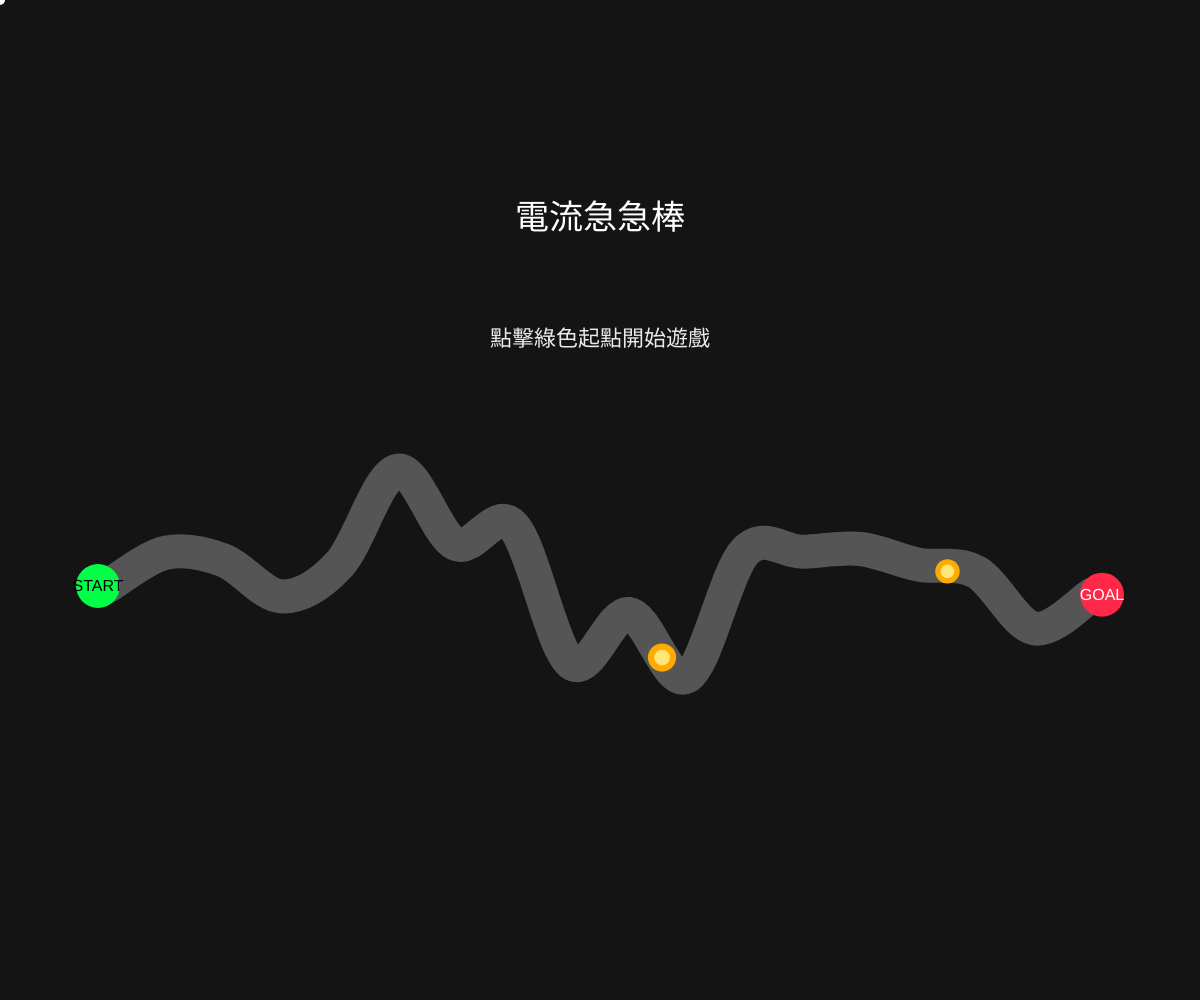
Frame 1 (no input)
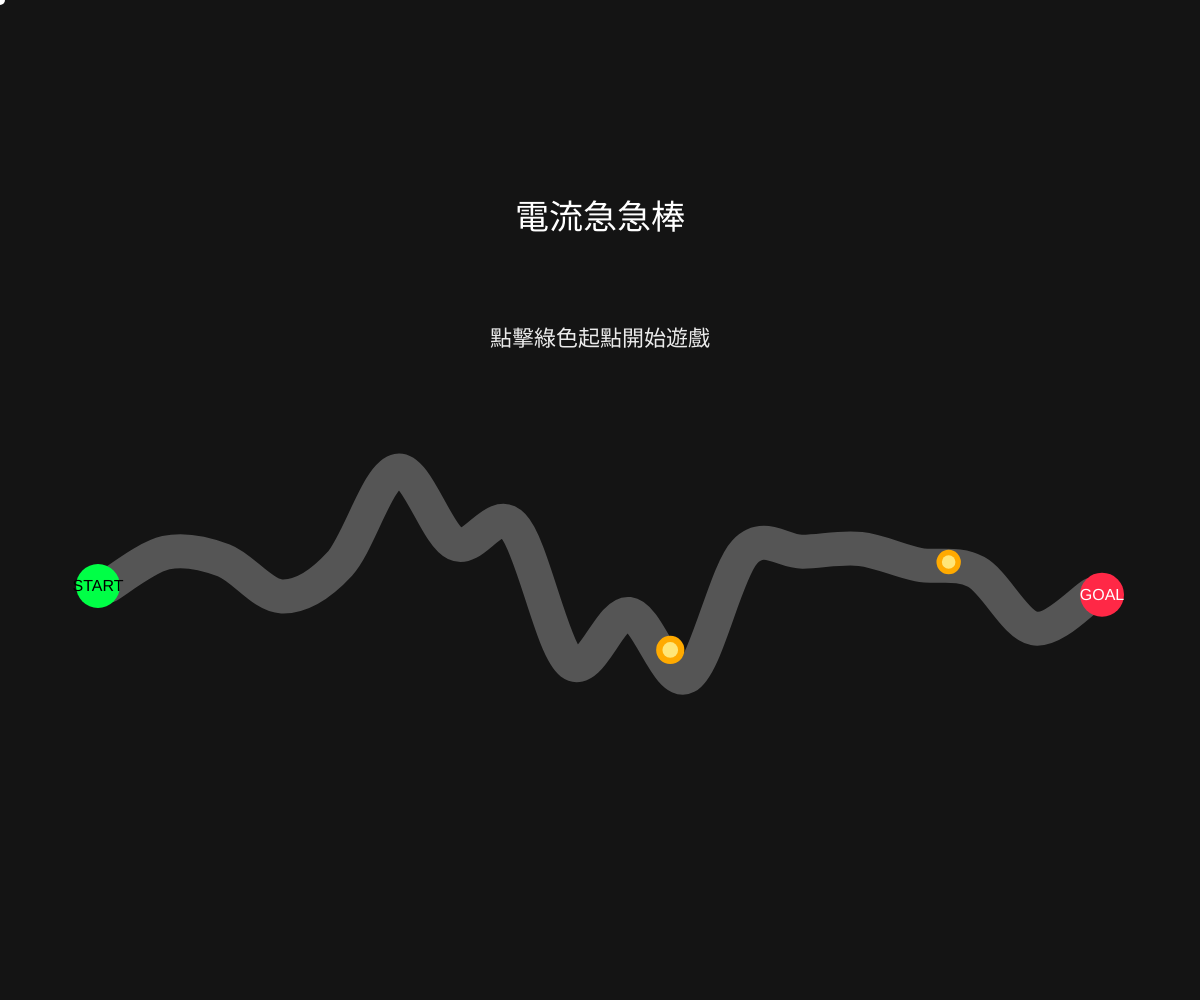
Frame 60 (no input)
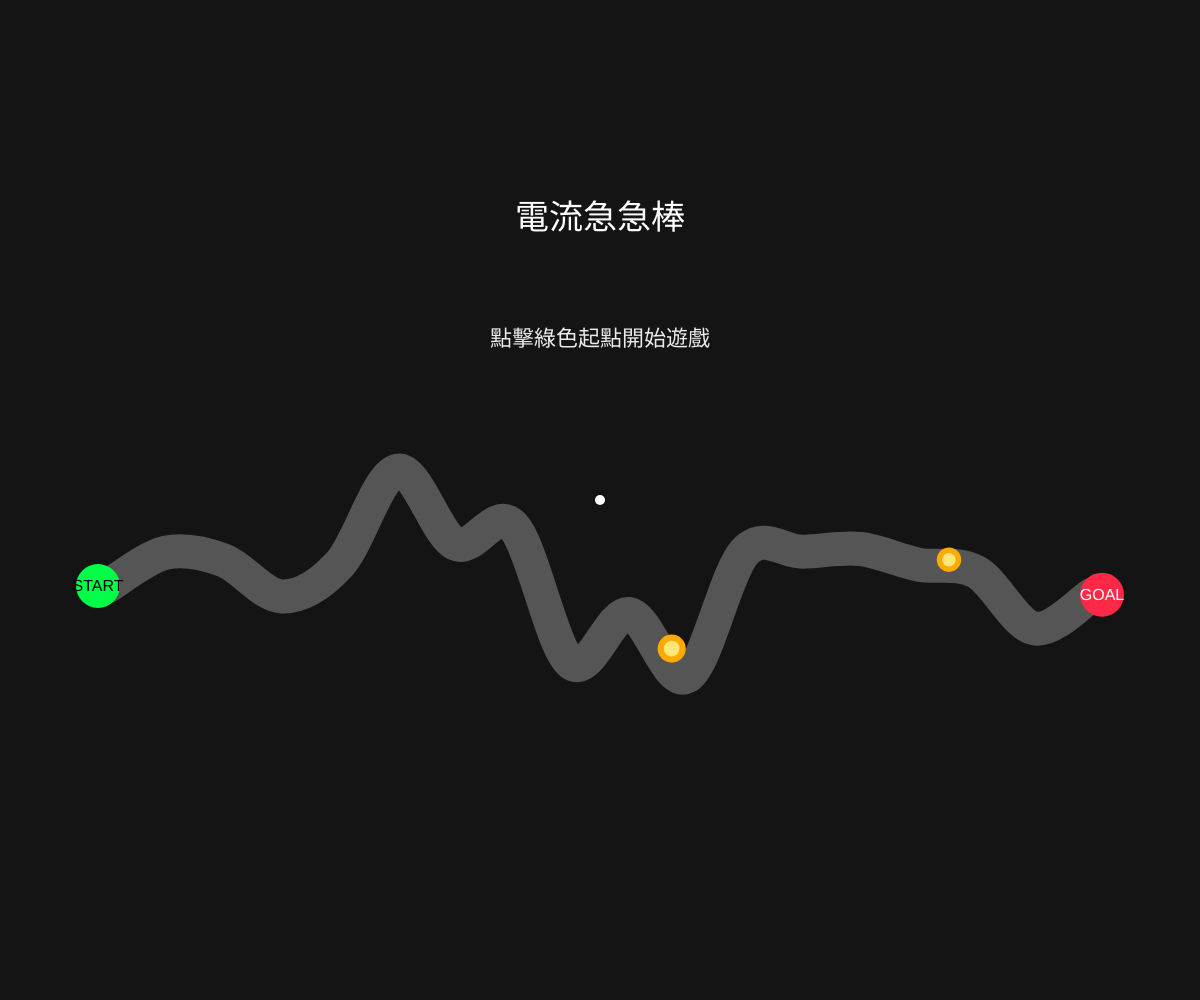
Frame 120 (the mouse pressed at the canvas centre since frame 60)

The p5.js sketch that drew these frames (run headless with seeded random() and noise() and a simulated clock; from frame 60 on, the mouse is pressed at the canvas centre):

// p5.js sketch
// ── sketch.js
let centerPoints = [];
const numPoints = 18;
let gameState = "START"; // START, PLAYING, LOSE, WIN

let pathThickness = 34;
let startCircle;
let goalCircle;
let playerTrail = [];
let obstacles = [];

// 隨機路線控制參數
let seedOffset = 0;
let waveSeed1 = 0;
let waveSeed2 = 0;
let waveSeed3 = 0;

function setup() {
  createCanvas(windowWidth, windowHeight);
  textFont("sans-serif");
  generateLevel();
}

function draw() {
  background(20);

  drawTitle();
  drawTrack();
  updateObstacles();
  drawObstacles();
  drawStartGoal();

  if (gameState === "START") {
    drawHint("點擊綠色起點開始遊戲");
    drawCursorDot();
  } 
  else if (gameState === "PLAYING") {
    drawPlayerTrail();
    drawCursorDot();
    checkWallCollision();
    checkObstacleCollision();
    checkGoalReached();
  } 
  else if (gameState === "LOSE") {
    drawPlayerTrail();
    drawCursorDot();
    drawOverlay("失敗", "按空白鍵重新開始");
  } 
  else if (gameState === "WIN") {
    drawPlayerTrail();
    drawCursorDot();
    drawOverlay("成功", "按空白鍵挑戰新關卡");
  }
}

function generateLevel() {
  generatePath();
  updateStartGoal();
  generateObstacles();
}

function generatePath() {
  centerPoints = [];

  seedOffset = random(1000, 99999);
  waveSeed1 = random(0.7, 1.6);
  waveSeed2 = random(1.8, 3.4);
  waveSeed3 = random(3.6, 5.8);

  let leftX = width * 0.09;
  let rightX = width * 0.91;
  let usableWidth = rightX - leftX;
  let spacing = usableWidth / (numPoints - 1);

  let centerY = height * random(0.4, 0.6);
  let ampBase = min(height * random(0.14, 0.22), 150);

  for (let i = 0; i < numPoints; i++) {
    let x = leftX + i * spacing;

    let wave1 = sin(i * waveSeed1 + random(-0.4, 0.4)) * ampBase * random(0.18, 0.34);
    let wave2 = sin(i * waveSeed2 + seedOffset * 0.001) * ampBase * random(0.12, 0.24);
    let wave3 = cos(i * waveSeed3 + seedOffset * 0.0007) * ampBase * random(0.08, 0.18);

    let noiseOffset = map(noise(i * 0.32 + seedOffset), 0, 1, -ampBase * 0.45, ampBase * 0.45);
    let randomOffset = random(-28, 28);

    let y = centerY + wave1 + wave2 + wave3 + noiseOffset + randomOffset;
    y = constrain(y, height * 0.18, height * 0.82);

    centerPoints.push({ x, y });
  }

  for (let i = 1; i < centerPoints.length - 1; i++) {
    centerPoints[i].y += random(-24, 24);
    centerPoints[i].y = constrain(centerPoints[i].y, height * 0.18, height * 0.82);
  }
}

function updateStartGoal() {
  if (centerPoints.length === 0) return;

  startCircle = {
    x: centerPoints[0].x - 10,
    y: centerPoints[0].y,
    r: 22
  };

  goalCircle = {
    x: centerPoints[centerPoints.length - 1].x + 10,
    y: centerPoints[centerPoints.length - 1].y,
    r: 22
  };
}

function generateObstacles() {
  obstacles = [];

  let obstacleCount = floor(random(2, 4)); // 2~3個

  for (let i = 0; i < obstacleCount; i++) {
    let segIndex = floor(random(2, centerPoints.length - 3));
    let p1 = centerPoints[segIndex];
    let p2 = centerPoints[segIndex + 1];

    let baseT = random(0.15, 0.85);
    let baseX = lerp(p1.x, p2.x, baseT);
    let baseY = lerp(p1.y, p2.y, baseT);

    obstacles.push({
      segIndex: segIndex,
      baseT: baseT,
      x: baseX,
      y: baseY,
      size: random(12, 18),
      moveRange: random(8, pathThickness * 0.28),
      speed: random(0.015, 0.035),
      phase: random(TWO_PI),
      dir: random() < 0.5 ? -1 : 1
    });
  }
}

function updateObstacles() {
  for (let obs of obstacles) {
    let p1 = centerPoints[obs.segIndex];
    let p2 = centerPoints[obs.segIndex + 1];

    let baseX = lerp(p1.x, p2.x, obs.baseT);
    let baseY = lerp(p1.y, p2.y, obs.baseT);

    let dx = p2.x - p1.x;
    let dy = p2.y - p1.y;
    let len = sqrt(dx * dx + dy * dy);

    if (len === 0) continue;

    let nx = -dy / len;
    let ny = dx / len;

    let offset = sin(frameCount * obs.speed + obs.phase) * obs.moveRange * obs.dir;

    obs.x = baseX + nx * offset;
    obs.y = baseY + ny * offset;
  }
}

function drawTitle() {
  fill(255);
  noStroke();
  textAlign(CENTER, CENTER);
  textSize(min(width * 0.035, 34));
  text("電流急急棒", width / 2, height * 0.22);
}

function drawHint(msg) {
  fill(235);
  noStroke();
  textAlign(CENTER, CENTER);
  textSize(min(width * 0.028, 22));
  text(msg, width / 2, height * 0.34);
}

function drawOverlay(title, subtitle) {
  fill(0, 0, 0, 140);
  rect(0, 0, width, height);

  fill(255);
  noStroke();
  textAlign(CENTER, CENTER);
  textSize(min(width * 0.05, 44));
  text(title, width / 2, height * 0.42);

  textSize(min(width * 0.026, 22));
  text(subtitle, width / 2, height * 0.52);
}

function drawTrack() {
  noFill();
  strokeCap(ROUND);
  strokeJoin(ROUND);

  stroke(85);
  strokeWeight(pathThickness);

  beginShape();
  let first = centerPoints[0];
  let last = centerPoints[centerPoints.length - 1];

  curveVertex(first.x, first.y);
  for (let p of centerPoints) {
    curveVertex(p.x, p.y);
  }
  curveVertex(last.x, last.y);
  endShape();
}

function drawObstacles() {
  noStroke();

  for (let obs of obstacles) {
    fill(255, 170, 0);
    ellipse(obs.x, obs.y, obs.size * 1.8);

    fill(255, 230, 120);
    ellipse(obs.x, obs.y, obs.size);
  }
}

function drawStartGoal() {
  noStroke();

  fill(0, 255, 70);
  ellipse(startCircle.x, startCircle.y, startCircle.r * 2);
  fill(0);
  textAlign(CENTER, CENTER);
  textSize(16);
  text("START", startCircle.x, startCircle.y + 1);

  fill(255, 40, 70);
  ellipse(goalCircle.x, goalCircle.y, goalCircle.r * 2);
  fill(255);
  textSize(16);
  text("GOAL", goalCircle.x, goalCircle.y + 1);
}

function drawCursorDot() {
  fill(255);
  noStroke();
  ellipse(mouseX, mouseY, 10, 10);
}

function mousePressed() {
  if (gameState === "START") {
    if (dist(mouseX, mouseY, startCircle.x, startCircle.y) <= startCircle.r) {
      gameState = "PLAYING";
      playerTrail = [];
      playerTrail.push({ x: mouseX, y: mouseY });
    }
  }
}

function drawPlayerTrail() {
  if (playerTrail.length < 2) return;

  noFill();
  stroke(255, 255, 255, 110);
  strokeWeight(2);
  beginShape();
  for (let p of playerTrail) {
    vertex(p.x, p.y);
  }
  endShape();
}

function checkWallCollision() {
  playerTrail.push({ x: mouseX, y: mouseY });

  if (mouseX < startCircle.x - 5 || mouseX > goalCircle.x + 5) {
    gameState = "LOSE";
    return;
  }

  let d = distanceToPolyline(mouseX, mouseY, centerPoints);

  if (d > pathThickness * 0.42) {
    gameState = "LOSE";
  }
}

function checkObstacleCollision() {
  for (let obs of obstacles) {
    if (dist(mouseX, mouseY, obs.x, obs.y) <= obs.size * 0.9) {
      gameState = "LOSE";
      return;
    }
  }
}

function checkGoalReached() {
  if (dist(mouseX, mouseY, goalCircle.x, goalCircle.y) <= goalCircle.r) {
    gameState = "WIN";
  }
}

function distanceToPolyline(px, py, pts) {
  let minD = Infinity;

  for (let i = 0; i < pts.length - 1; i++) {
    let a = pts[i];
    let b = pts[i + 1];
    let d = pointToSegmentDistance(px, py, a.x, a.y, b.x, b.y);
    if (d < minD) minD = d;
  }

  return minD;
}

function pointToSegmentDistance(px, py, x1, y1, x2, y2) {
  let A = px - x1;
  let B = py - y1;
  let C = x2 - x1;
  let D = y2 - y1;

  let dot = A * C + B * D;
  let lenSq = C * C + D * D;
  let t = 0;

  if (lenSq !== 0) {
    t = dot / lenSq;
  }

  t = constrain(t, 0, 1);

  let ex = x1 + t * C;
  let ey = y1 + t * D;

  return dist(px, py, ex, ey);
}

function keyPressed() {
  if (key === ' ' && (gameState === "LOSE" || gameState === "WIN")) {
    gameState = "START";
    playerTrail = [];
    generateLevel();
  }
}

function windowResized() {
  resizeCanvas(windowWidth, windowHeight);
  generateLevel();
}
